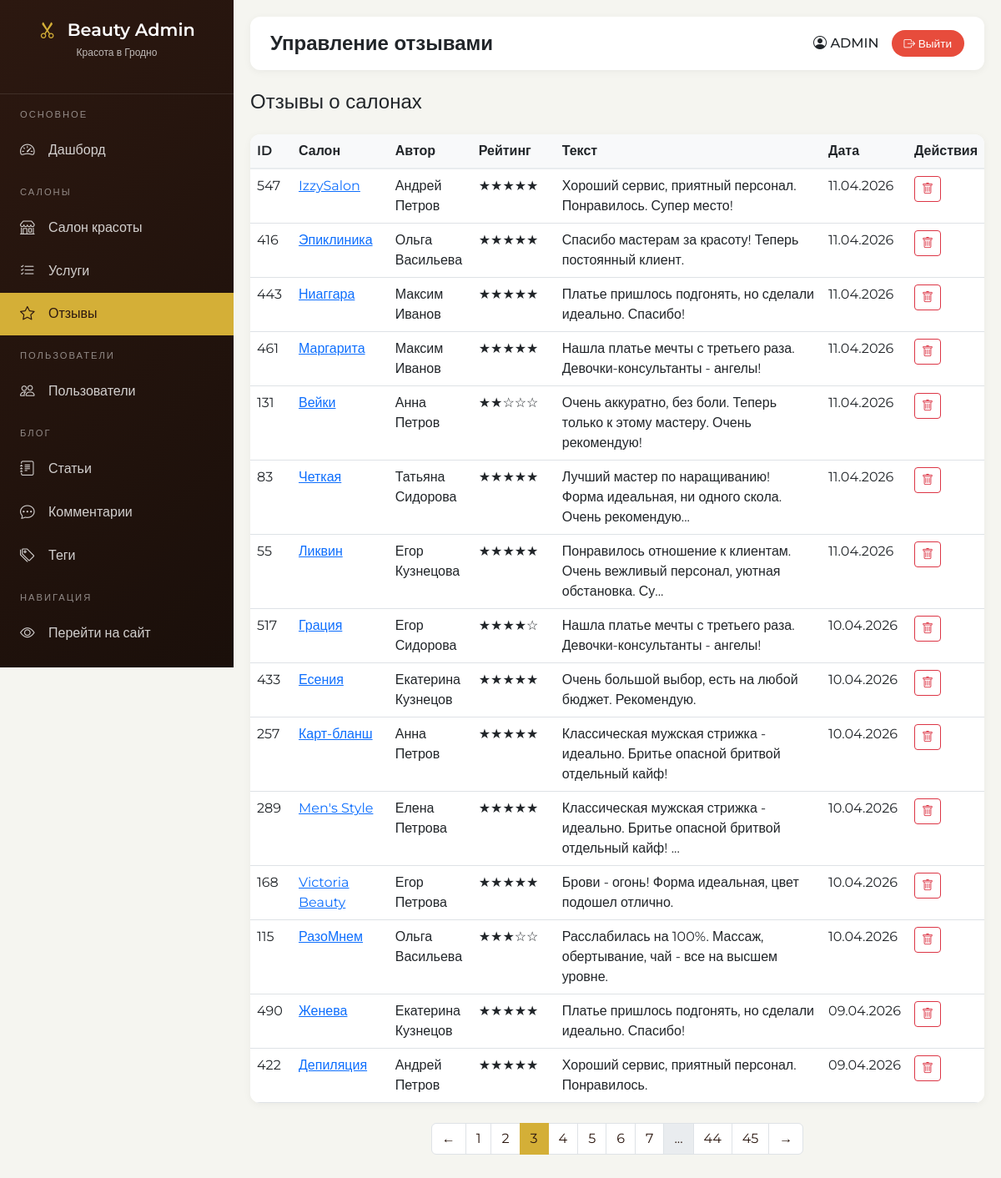
The app's page /admin/reviews?page=3 (signed in), older data.
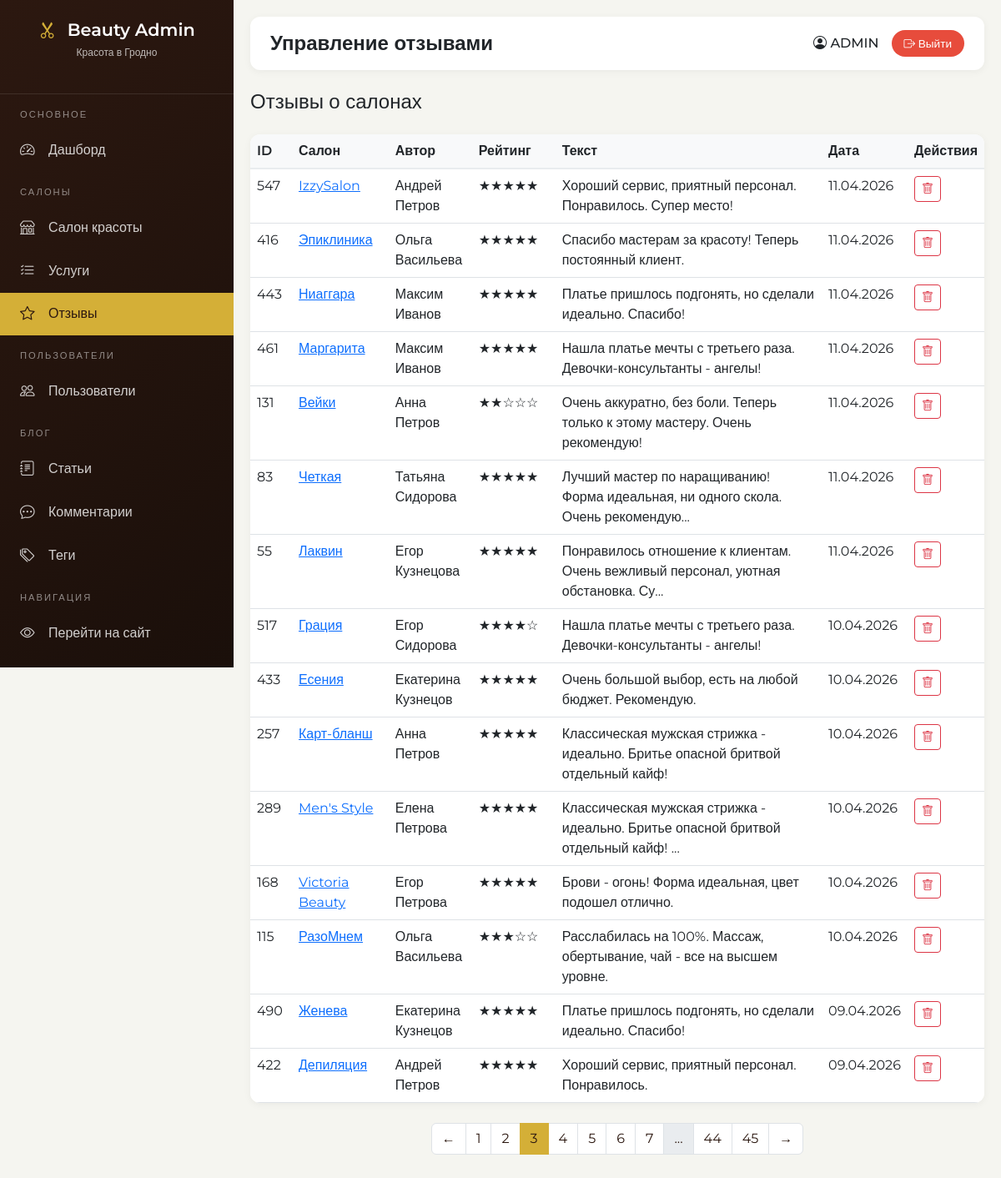
The same page, newer data.
### models.py (models this page shows)
class Review(db.Model):
    __tablename__ = 'reviews'
    id = db.Column(db.Integer, primary_key=True)
    salon_id = db.Column(db.Integer, db.ForeignKey('salons.id'))
    author_name = db.Column(db.String(100))
    rating = db.Column(db.Integer)
    text = db.Column(db.Text)
    tags = db.Column(db.String(300))
    created_at = db.Column(db.DateTime, server_default=db.func.now())
    user_id = db.Column(db.Integer, db.ForeignKey('users.id'), nullable=True)
    user = db.relationship('User', backref='reviews', lazy=True)  # Добавлено

class Salon(db.Model):
    __tablename__ = 'salons'
    id = db.Column(db.Integer, primary_key=True)
    name = db.Column(db.String(200))
    category = db.Column(db.String(100))
    description = db.Column(db.Text)
    address = db.Column(db.String(300))
    district = db.Column(db.String(100))
    phone = db.Column(db.String(20))
    working_hours = db.Column(db.String(200))
    rating = db.Column(db.Float, default=0.0)
    reviews_count = db.Column(db.Integer, default=0)
    is_verified = db.Column(db.Boolean, default=False)
    image_url = db.Column(db.String(300), default='/static/img/default.png')
    created_at = db.Column(db.DateTime, server_default=db.func.now())
    social_instagram = db.Column(db.String(300))
    social_vk = db.Column(db.String(300))
    social_facebook = db.Column(db.String(300))
    social_telegram = db.Column(db.String(300))
    services = db.relationship('Service', backref='salon', lazy=True, cascade='all, delete-orphan')
    reviews = db.relationship('Review', backref='salon', lazy=True, cascade='all, delete-orphan')

### admin.py (the view)
@admin_bp.route('/reviews')
@login_required
@admin_required
def reviews():
    page = request.args.get('page', 1, type=int)
    per_page = 15
    pagination = Review.query.order_by(desc(Review.created_at)).paginate(page=page, per_page=per_page, error_out=False)
    return render_template('admin/reviews.html',
        title='Управление отзывами',
        reviews=pagination.items,
        pagination=pagination
    )

### admin.py (called while the page is built)
def admin_required(f):
    @wraps(f)
    def decorated_function(*args, **kwargs):
        if not current_user.is_authenticated or not current_user.is_admin:
            abort(403)
        return f(*args, **kwargs)
    return decorated_function

### app.py (called while the page is built)
@login_manager.user_loader
def load_user(user_id):
    return User.query.get(int(user_id))

@app.context_processor
def inject_now():
    return {'now': datetime.now()}

@app.context_processor
def inject_user():
    user_favorites = []
    if current_user.is_authenticated:
        user_favorites = [s.id for s in current_user.favorite_salons.all()]
    return {
        'current_user': current_user,
        'user_favorites': user_favorites
    }

### templates/admin/reviews.html
{% extends "admin/base.html" %}
{% block content %}
<div class="d-flex justify-content-between align-items-center mb-4">
    <h4 class="mb-0">Отзывы о салонах</h4>
</div>
<div class="admin-table">
    <div class="table-responsive">
        <table class="table table-hover">
            <thead>
                <tr>
                    <th style="width: 50px;">ID</th>
                    <th>Салон</th>
                    <th style="width: 100px;">Автор</th>
                    <th style="width: 100px;">Рейтинг</th>
                    <th>Текст</th>
                    <th style="width: 100px;">Дата</th>
                    <th style="width: 80px;">Действия</th>
                </tr>
            </thead>
            <tbody>
                {% for review in reviews %}
                <tr>
                    <td>{{ review.id }}</td>
                    <td><a href="/catalog/{{ review.salon_id }}" target="_blank">{{ review.salon.name[:30] }}</a></td>
                    <td>{{ review.author_name }}</td>
                    <td class="text-nowrap">{% for i in range(review.rating) %}★{% endfor %}{% for i in range(5-review.rating) %}☆{% endfor %}</td>
                    <td>{{ review.text[:80] }}{% if review.text|length > 80 %}...{% endif %}</td>
                    <td>{{ review.created_at.strftime('%d.%m.%Y') }}</td>
                    <td class="text-nowrap">
                        <form method="post" action="{{ url_for('admin.delete_review', id=review.id) }}" class="d-inline delete-confirm">
                            <button type="submit" class="btn btn-sm btn-outline-danger">
                                <i class="bi bi-trash"></i>
                            </button>
                        </form>
                    </td>
                </tr>
                {% endfor %}
            </tbody>
        </table>
    </div>
</div>
{% if pagination.pages > 1 %}
<nav>
    <ul class="pagination justify-content-center">
        {% if pagination.has_prev %}
        <li class="page-item"><a class="page-link" href="?page={{ pagination.prev_num }}">←</a></li>
        {% endif %}
        {% for page_num in pagination.iter_pages() %}
            {% if page_num %}
                <li class="page-item {% if page_num == pagination.page %}active{% endif %}">
                    <a class="page-link" href="?page={{ page_num }}">{{ page_num }}</a>
                </li>
            {% else %}
                <li class="page-item disabled"><span class="page-link">...</span></li>
            {% endif %}
        {% endfor %}
        {% if pagination.has_next %}
        <li class="page-item"><a class="page-link" href="?page={{ pagination.next_num }}">→</a></li>
        {% endif %}
    </ul>
</nav>
{% endif %}
{% endblock %}

Row changes from the older to the newer data that the page shows:
changed through a linked row, Review "Егор Кузнецова": salon "Ликвин" → "Лаквин"
